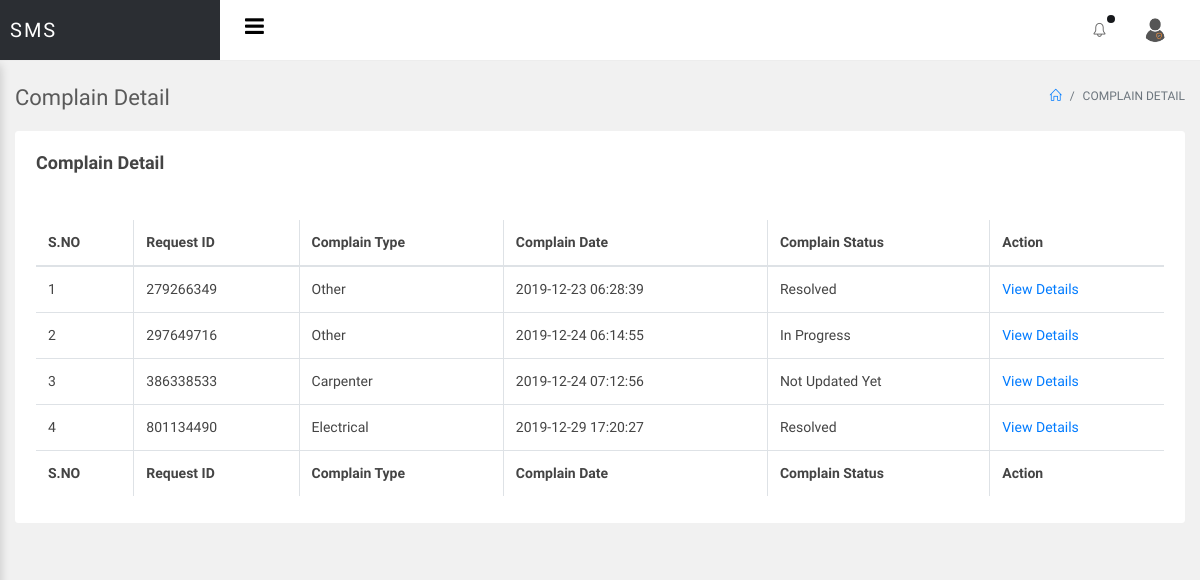
The page /sms/admin/total-complain.php on the database as committed earlier.
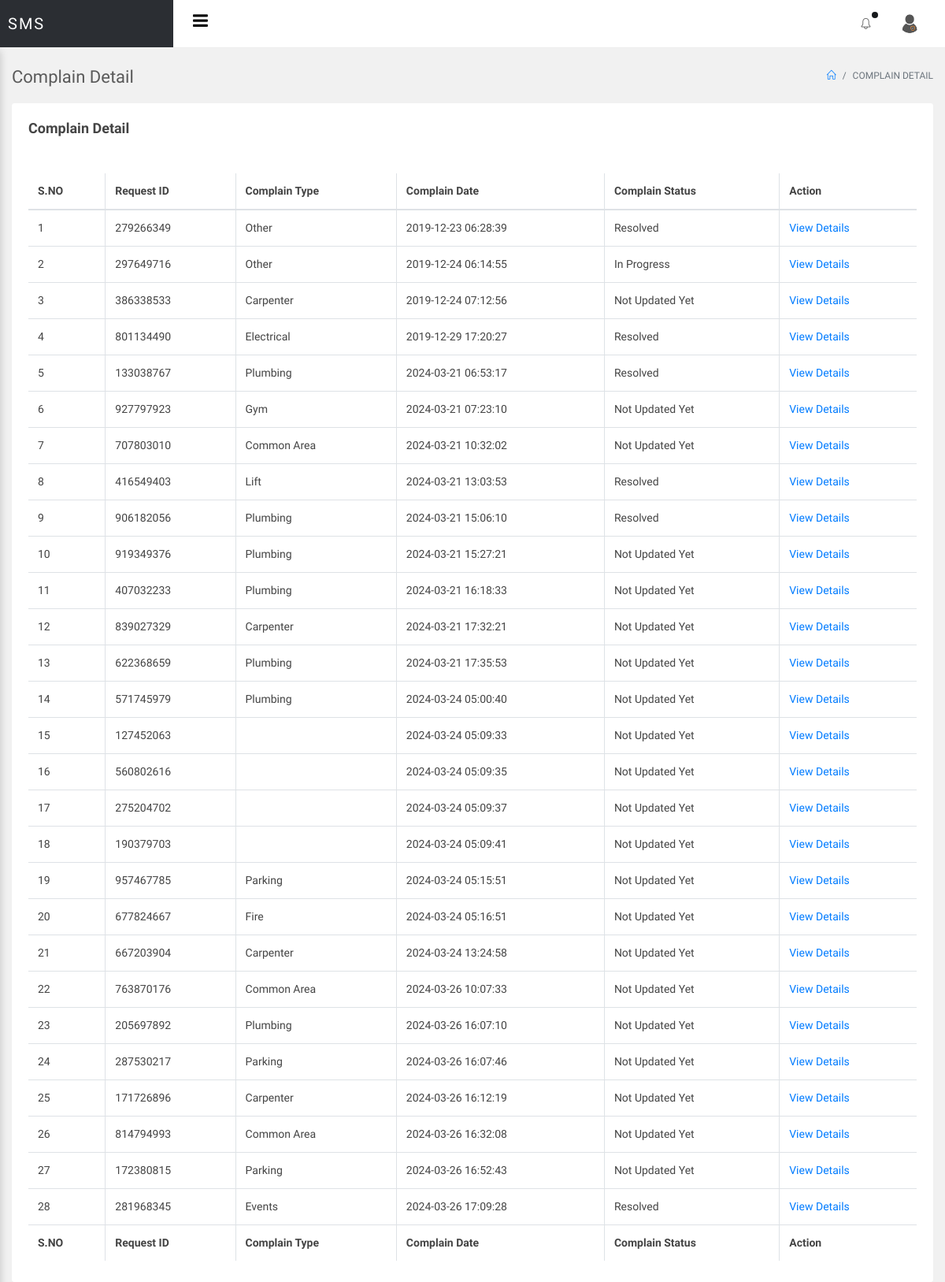
The same page on the database as committed later.
### tables this page shows
CREATE TABLE `tblcomplain` (
  `ID` int(10) NOT NULL,
  `RequestID` int(10) DEFAULT NULL,
  `UserID` int(10) DEFAULT NULL,
  `ComplainType` varchar(200) DEFAULT NULL,
  `ComplainDes` mediumtext DEFAULT NULL,
  `CompRaisedate` timestamp NULL DEFAULT current_timestamp(),
  `AdminRemark` mediumtext DEFAULT NULL,
  `Status` varchar(200) DEFAULT NULL,
  `ResolvedDate` timestamp NULL DEFAULT NULL ON UPDATE current_timestamp()
);

### sms/admin/total-complain.php (the view, shortened to what this page needs)
<?php
include('includes/dbconnection.php');
  ?>
<!doctype html>
<html lang="en">
<head>
<link rel="stylesheet" href="../assets/vendor/bootstrap/css/bootstrap.min.css">
<link rel="stylesheet" href="../assets/vendor/animate-css/animate.min.css">
<link rel="stylesheet" href="../assets/vendor/font-awesome/css/font-awesome.min.css">
<link rel="stylesheet" href="../assets/vendor/jquery-datatable/dataTables.bootstrap4.min.css">
<link rel="stylesheet" href="../assets/vendor/jquery-datatable/fixedeader/dataTables.fixedcolumns.bootstrap4.min.css">
<link rel="stylesheet" href="../assets/vendor/jquery-datatable/fixedeader/dataTables.fixedheader.bootstrap4.min.css">
<link rel="stylesheet" href="../assets/vendor/sweetalert/sweetalert.css"/>
<link rel="stylesheet" href="assets/css/main.css">
<link rel="stylesheet" href="assets/css/color_skins.css">
</head>
<body class="theme-blue">
<div id="wrapper">
    <?php include_once('includes/header.php');?>
    <div id="main-content">
        <div class="container-fluid">
            <div class="block-header">
                <div class="row">
                    <div class="col-lg-5 col-md-8 col-sm-12">
                        <h2>Complain Detail</h2>
                    </div>
                    <div class="col-lg-7 col-md-4 col-sm-12 text-right">
                        <ul class="breadcrumb justify-content-end">
                            <li class="breadcrumb-item"><a href="dashboard.php"><i class="icon-home"></i></a></li>
                            <li class="breadcrumb-item active">Complain Detail</li>
                        </ul>
                    </div>
                </div>
            </div>
            <div class="row clearfix">
                <div class="col-lg-12">
                    <div class="card">
                        <div class="header">
                            <h2>Complain Detail</h2>
                        </div>
                        <div class="body">
                            <div class="table-responsive">
 <table class="table table-bordered table-hover js-basic-example dataTable table-custom">
         <thead>
         <tr>
         <th>S.NO</th>
       <th>Request ID</th>
        <th>Complain Type</th>
        <th>Complain Date</th>
        <th>Complain Status</th>
        <th>Action</th>
          </tr>
         </thead>
         <tbody>
                                        <?php
$sql="SELECT * from tblcomplain";
$query = $dbh -> prepare($sql);
$query->execute();
$results=$query->fetchAll(PDO::FETCH_OBJ);
$cnt=1;
if($query->rowCount() > 0)
{
foreach($results as $row)
{               ?>
                                        <tr>
                                           <td><?php echo htmlentities($cnt);?></td>
                  <td><?php  echo htmlentities($row->RequestID);?>
                  </td>
                  <td><?php  echo htmlentities($row->ComplainType);?></td>
                  <td><?php  echo htmlentities($row->CompRaisedate);?></td>
                  <?php if($row->Status==""){ ?>
                     <td><?php echo "Not Updated Yet"; ?></td>
<?php } else { ?>                  <td><?php  echo htmlentities($row->Status);?>
                  </td>
                  <?php } ?>
                   <td> <a href="view-complain-detail.php?viewid=<?php echo htmlentities ($row->ID);?>">View Details</a></td>
                                        </tr>
                                        <?php $cnt=$cnt+1;}} ?>
                                    </tbody>
                                    <tfoot>
                                        <tr>
                                            <th>S.NO</th>
     <th>Request ID</th>
        <th>Complain Type</th>
        <th>Complain Date</th>
        <th>Complain Status</th>
         <th>Action</th>
                                        </tr>
                                    </tfoot>
                                </table>
                            </div>
                        </div>
                    </div>
                </div>
              </div>
        </div>
    </div>
</div>
</body>
</html>

Rows that differ between the two databases and show on the page:
added tblcomplain: RequestID "133038767", ComplainType "Plumbing", CompRaisedate "2024-03-21 06:53:17", Status "Resolved"
added tblcomplain: RequestID "927797923", ComplainType "Gym", CompRaisedate "2024-03-21 07:23:10", shows "Not Updated Yet"
added tblcomplain: RequestID "707803010", ComplainType "Common Area", CompRaisedate "2024-03-21 10:32:02", shows "Not Updated Yet"
added tblcomplain: RequestID "416549403", ComplainType "Lift", CompRaisedate "2024-03-21 13:03:53", Status "Resolved"
added tblcomplain: RequestID "906182056", ComplainType "Plumbing", CompRaisedate "2024-03-21 15:06:10", Status "Resolved"
added tblcomplain: RequestID "919349376", ComplainType "Plumbing", CompRaisedate "2024-03-21 15:27:21", shows "Not Updated Yet"
added tblcomplain: RequestID "407032233", ComplainType "Plumbing", CompRaisedate "2024-03-21 16:18:33", shows "Not Updated Yet"
added tblcomplain: RequestID "839027329", ComplainType "Carpenter", CompRaisedate "2024-03-21 17:32:21", shows "Not Updated Yet"
added tblcomplain: RequestID "622368659", ComplainType "Plumbing", CompRaisedate "2024-03-21 17:35:53", shows "Not Updated Yet"
added tblcomplain: RequestID "571745979", ComplainType "Plumbing", CompRaisedate "2024-03-24 05:00:40", shows "Not Updated Yet"
added tblcomplain: RequestID "127452063", CompRaisedate "2024-03-24 05:09:33", shows "Not Updated Yet"
added tblcomplain: RequestID "560802616", CompRaisedate "2024-03-24 05:09:35", shows "Not Updated Yet"
added tblcomplain: RequestID "275204702", CompRaisedate "2024-03-24 05:09:37", shows "Not Updated Yet"
added tblcomplain: RequestID "190379703", CompRaisedate "2024-03-24 05:09:41", shows "Not Updated Yet"
added tblcomplain: RequestID "957467785", ComplainType "Parking", CompRaisedate "2024-03-24 05:15:51", shows "Not Updated Yet"
added tblcomplain: RequestID "677824667", ComplainType "Fire", CompRaisedate "2024-03-24 05:16:51", shows "Not Updated Yet"
added tblcomplain: RequestID "667203904", ComplainType "Carpenter", CompRaisedate "2024-03-24 13:24:58", shows "Not Updated Yet"
added tblcomplain: RequestID "763870176", ComplainType "Common Area", CompRaisedate "2024-03-26 10:07:33", shows "Not Updated Yet"
added tblcomplain: RequestID "205697892", ComplainType "Plumbing", CompRaisedate "2024-03-26 16:07:10", shows "Not Updated Yet"
added tblcomplain: RequestID "287530217", ComplainType "Parking", CompRaisedate "2024-03-26 16:07:46", shows "Not Updated Yet"
added tblcomplain: RequestID "171726896", ComplainType "Carpenter", CompRaisedate "2024-03-26 16:12:19", shows "Not Updated Yet"
added tblcomplain: RequestID "814794993", ComplainType "Common Area", CompRaisedate "2024-03-26 16:32:08", shows "Not Updated Yet"
added tblcomplain: RequestID "172380815", ComplainType "Parking", CompRaisedate "2024-03-26 16:52:43", shows "Not Updated Yet"
added tblcomplain: RequestID "281968345", ComplainType "Events", CompRaisedate "2024-03-26 17:09:28", Status "Resolved"
